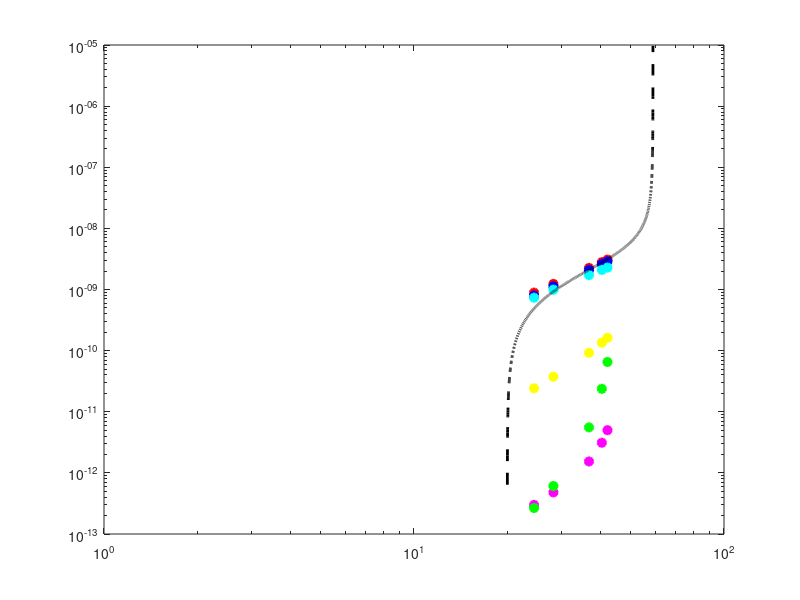

Write MATLAB code to recreate this figure. (Note: this script raises an error after producing the figure.)
% Rappresentazione di curve alternative alla
% legge di Paris


clc
clear all
close all

%% Parametri e variabili di input

% Parametro C [-]
C = 6.0946e-13;

% Parametro n [-]
m = 2.2806;

% Vettore lunghezze di cricca
a = [1.5 2.7 4.1 8.0 10.0 11.0]*1e-3;

% Fattore di forma
Y = 1;

% Differenza di sforzo (nominale)
delta_s = 300308e-3; % [MPa]

% Delta K di soglia (K_th)
K_th = 1.15;

% Fracture thoughness
K_c = 61.1; % [MPa m^1/2]

% Vettore delta_K
a_m = [];
a_max = [];
for i=1:length(a)-1
    a_m(i) = (a(i+1)+a(1))/2;
    a_max(i) = a(i+1);
end
Delta_K = Y*delta_s*sqrt(pi*a_m);
K_max = Y*delta_s*sqrt(pi*a_max);

% Vettore velocità di propagazione di cricca (Paris)
da_dN = C*Delta_K.^m;

% Vettore velocità di propagazione di cricca (Forman)
R=0;
da_dN_F = (C*Delta_K.^m)./((1-R)*K_c - Delta_K);

% Vettore velocità di propagazione di cricca (Wertemann)
da_dN_W = (C*Delta_K.^m)./(K_c^2 - K_max.^2);

% Vettore velocità di propagazione di cricca (Klesnil e Lucas)
da_dN_KL = C*(Delta_K.^m - K_th.^m);

% Vettore velocità di propagazione di cricca (Donahue)
da_dN_D = C*(Delta_K - K_th).^m;

% Vettore velocità di propagazione di cricca (Priddle)
da_dN_P = C*((Delta_K - K_th)./(K_c - K_max)).^m;

% Vettore velocità di propagazione di cricca (McEvily)
da_dN_M = C * (Delta_K - K_th).^2 * (1 + (Delta_K)/(K_c - K_max));

% Curva di fitting (Paris)
x = linspace(1,60,10e3);
y = 1 ./ (log(60 - x)) - 1 ./ (log(x - (-20)));
y(y <= 0) = NaN;

%% Plot della curve
figure

loglog(Delta_K, da_dN,'ro', 'LineWidth', 1.5, 'MarkerSize', 6, 'MarkerFaceColor', 'r', 'DisplayName', 'Paris');
hold on
% loglog(Delta_K, da_dN_KL,'bo', 'LineWidth', 1.5, 'MarkerSize', 6, 'MarkerFaceColor', 'b', 'DisplayName', 'Klesnil e Lucas');
% hold on
loglog(Delta_K, da_dN_D,'bo', 'LineWidth', 1.5, 'MarkerSize', 6, 'MarkerFaceColor', 'b', 'DisplayName', 'Donahue');
hold on
loglog(Delta_K, da_dN_F,'yo', 'LineWidth', 1.5, 'MarkerSize', 6, 'MarkerFaceColor', 'y', 'DisplayName', 'Forman');
hold on
loglog(Delta_K, da_dN_W,'mo', 'LineWidth', 1.5, 'MarkerSize', 6, 'MarkerFaceColor', 'm', 'DisplayName', 'Wertemann');
hold on
loglog(Delta_K, da_dN_P,'go', 'LineWidth', 1.5, 'MarkerSize', 6, 'MarkerFaceColor', 'g', 'DisplayName', 'Priddle');
hold on
loglog(Delta_K, da_dN_M,'co', 'LineWidth', 1.5, 'MarkerSize', 6, 'MarkerFaceColor', 'c', 'DisplayName', 'McEvily');
hold on
loglog(x,y*(0.3e-7), 'k--', 'LineWidth', 2, 'MarkerSize', 6, 'MarkerFaceColor', 'b', 'DisplayName', 'Curva di Fitting')

hold on

% Plot degli asintoti
% Asintoto di soglia delta_K_th
a_th = 1.5e-3; % [m]
delta_K_th = Y*delta_s*sqrt(pi*a_th);
xline(delta_K_th, 'k-', 'LineWidth', 0.5);
% Asintoto di frattura delta_K_c
a_c = 12e-3; % [m]
delta_K_c = Y*delta_s*sqrt(pi*a_c);
xline(delta_K_c, 'k-', 'LineWidth', 0.5);

title('Curve alternative a Paris');
xlabel('log(\DeltaK)    [MPa \surd{m}]', 'FontSize', 12, 'Interpreter', 'tex');  
ylabel('log(da/dN)      [m/ciclo]', 'FontSize', 12);
xlim([10, 100])
grid on;
% ylim([10^-11, 10^-9])
%set(gca, 'XScale', 'log');
legend
grid on;

